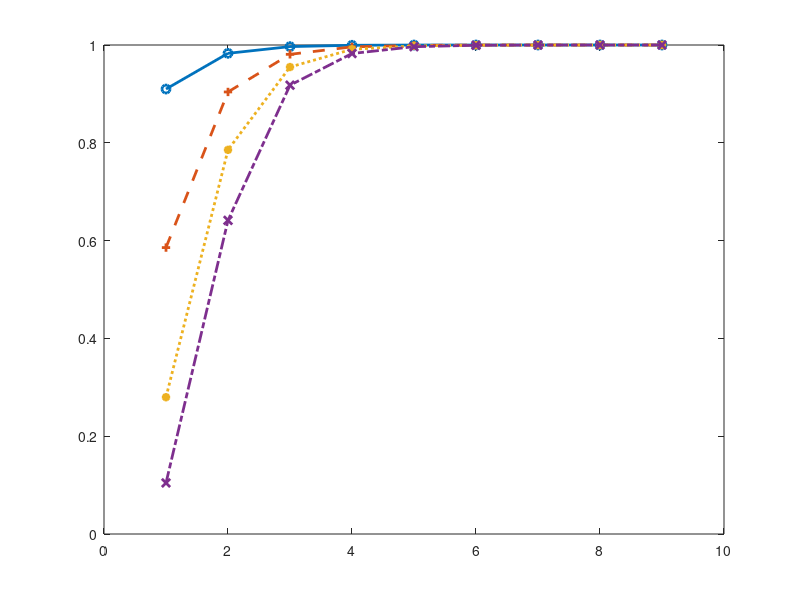

Here is the MATLAB script that generated this plot: (Note: this script raises an error after producing the figure.)
clear; close all; clc
textSize = 16;
linewid = 1;

epiIn2 = [0.90992, 0.98298, 0.99673, 0.99943, 0.99994, 0.99998, 1.0, 1.0, 1.0];
epiIn4 = [0.58572, 0.90397, 0.9809, 0.99619, 0.9992, 0.99991, 0.99996, 1.0, 1.0];
epiIn6 = [0.27969, 0.78556, 0.95493, 0.99123, 0.99814, 0.99954, 0.9999, 0.99997, 1.0];
epiIn8 = [0.10445, 0.64136, 0.91778, 0.98261, 0.99654, 0.99946, 0.99988, 0.99997, 1.0];

kle = [1, 2, 3, 4, 5, 6, 7, 8, 9];

figure(1)

plot(kle, epiIn2, 'o-', 'LineWidth',2)
hold on
plot(kle, epiIn4, '+--', 'LineWidth',2)
hold on
plot(kle, epiIn6, '*:', 'LineWidth',2)
hold on
plot(kle, epiIn8, 'x-.', 'LineWidth',2)
hold on
% semilogy(kle, epiIn10, 'd-', 'LineWidth',2)
% hold on

ax = gca;
ax.YAxis.FontSize = 13;
ax.XAxis.FontSize = 13;
ax.YAxis.FontWeight = 'bold';
ax.XAxis.FontWeight = 'bold';
ax.LineWidth = 1;
xlim([0.5 9.5]);
ylim([0 1.1]);
legd=legend('n=2', 'n=4', 'n=6', 'n=8', 'FontSize',textSize, 'FontWeight','bold', 'Location','southeast');
xlabel('Episode Length', 'FontSize', 15, 'FontWeight','bold')
ylabel('Prob.', 'FontSize',15, 'FontWeight','bold')
grid on
ax.XGrid = 'on';
ax.YMinorGrid = 'off';
ax.YMinorTick = "off";

% for i=1:length(epiIn2)
%     text(kle(i),epiIn2(i),num2str(epiIn2(i), '%.3g'), 'FontWeight','bold', 'HorizontalAlignment', 'center', 'VerticalAlignment', 'bottom')

%     text(kle(i),epiIn2(i),num2str(epiImpbm(i), '%.2g'), 'FontWeight','bold', 'Color','#0072BD', 'HorizontalAlignment', 'center', 'VerticalAlignment', 'bottom')
%     text(kle(i),epiIn4(i),num2str(epilmpdct(i), '%.2g'), 'FontWeight','bold', 'Color', '#D95319', 'HorizontalAlignment', 'center', 'VerticalAlignment', 'bottom')
%      text(kle(i),epiIn2(i),num2str(epiImpis(i), '%.2g'), 'FontWeight','bold', 'Color', '#EDB120', 'HorizontalAlignment', 'center', 'VerticalAlignment', 'bottom')
% end
set(legd,'NumColumns',1,'FontWeight','bold','FontSize',16);
print('epiinc_norm_mobile','-depsc')